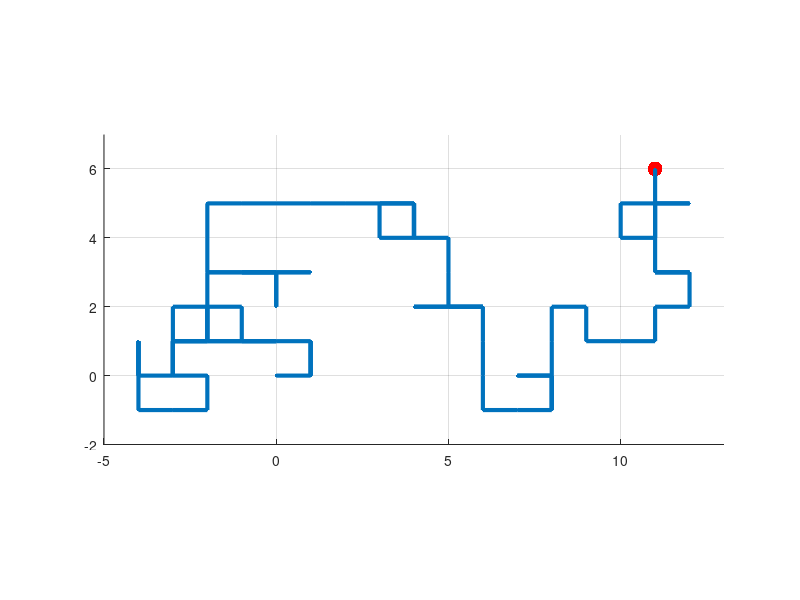

Here is the MATLAB script that generated this plot:
function randomwalkexample

N = 100;
A = [1 0; -1 0; 0 1; 0 -1];
r = randi(4,[N-1 1]);
x = [0 0; cumsum(A(r,:))];

figure

lims = [min(x)-1 max(x)+1];
axis equal;
grid on;
hold on;
axis(lims([1 3 2 4]));
xp = plot(x(1,1),x(1,2),'r.','markersize',32);
pause
xl = plot(nan,nan,'linewidth',3);

for n = 1:size(x,1);
    set(xp,{'xdata','ydata'},{x(n,1),x(n,2)});
    set(xl,{'xdata','ydata'},{x(1:n,1),x(1:n,2)});
    pause(0.1);
    %drawnow;
end



